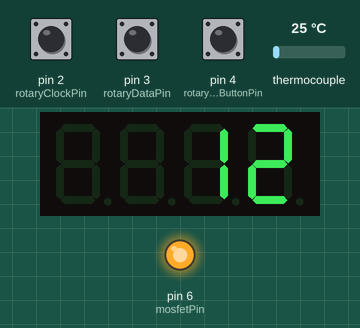
Bench run of a sketch on a simulated Arduino Uno, built with avr-gcc and run on an emulated ATmega328P. Shown: 4-digit seven-segment display, output pins drawn as LEDs (lit = HIGH). Inputs (shaded band) come from the test bench; at power-on: thermocouple 25 °C, pin 4 (rotaryToggleButtonPin) HIGH, pin 2 (rotaryClockPin) HIGH, pin 3 (rotaryDataPin) HIGH.

Above: at 1.2 s.
1.3 s: thermocouple set to 6 °C
At 2.7 s:
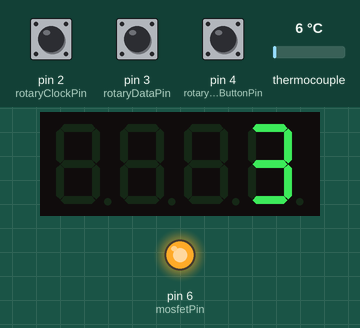
3.0 s: pin 4 (rotaryToggleButtonPin) pulled LOW for 0.15 s
At 4.1 s:
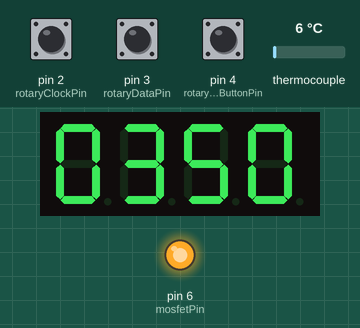
Timing chart, 0 to 6.0 s (numbered marks = the images above; inputs shaded):
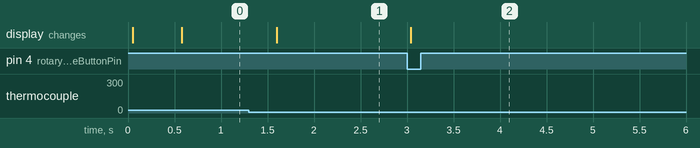

The sketch:

adjustable-soldering-iron.ino
```cpp
// (licence header left out)
//Display library
//https://github.com/avishorp/TM1637
#include <TM1637Display.h>
//Temperature library
//https://github.com/adafruit/MAX6675-library
#include <max6675.h>


//Customise your stuff here
double curveValue = 0.5;
int roundTemperatureValue = 5;
int temperatureReadDelay = 500;
int configuredTemperature = 350;


//Pins
int rotaryClockPin = 2;
int rotaryDataPin = 3;
int rotaryToggleButtonPin = 4;
int mosfetPin = 6;
int displayClockPin = 9;
int displayDataPin = 10;
int thermoSOPin = A0;
int thermoCSPin = A1;
int thermoClockPin = A2;


//Other variables
unsigned long temperatureReadTimer;
int valueToDisplay = 0;
int currentTemp = 0;
bool showActualTemp = true;
bool rotaryButtonIsReleased = true;
int rotaryState = 0;
int rotaryPrevState = 0;
int nextEncoderState[4] = { 2, 0, 3, 1 };
int prevEncoderState[4] = { 1, 3, 0, 2 };


//Initialise components
TM1637Display display(displayClockPin, displayDataPin);
MAX6675 thermocouple(thermoClockPin, thermoCSPin, thermoSOPin);


void setup() {
  //Activate the display
  for (byte i = 0; i < 4; i++) {
    display.setSegments(0, 1, i);
  }
  display.setBrightness(0x0C);
  //Activate the pins
  pinMode(mosfetPin, OUTPUT);
  pinMode(rotaryClockPin, INPUT);
  pinMode(rotaryDataPin, INPUT);
  pinMode(rotaryToggleButtonPin, INPUT_PULLUP);
  digitalWrite(mosfetPin, HIGH);
  digitalWrite(rotaryDataPin, HIGH);
  digitalWrite(rotaryClockPin, HIGH);
  //Start temperature timer
  temperatureReadTimer = millis();
}


void loop() {
  //Update the current temperature on a slow timer (not every loop)
  if (millis() > temperatureReadTimer + temperatureReadDelay) {
    updateActualTemp();
  }
  //Toggle between actual current temperature and the configured temperature
  if (digitalRead(rotaryToggleButtonPin) == HIGH) {
    rotaryButtonIsReleased = true;
  } else {
    if (rotaryButtonIsReleased) {
      showActualTemp = !showActualTemp;
      rotaryButtonIsReleased = false;
    }
  }
  //Show the actual current temperature or the configured temperature
  if (showActualTemp) {
    display.showNumberDec(currentTemp);
  } else {
    updateConfiguredTemp();
    display.showNumberDec(configuredTemperature, true);
  }
  //Enable or disable the soldering iron
  if (currentTemp >= configuredTemperature) {
    digitalWrite(mosfetPin, LOW);
  } else {
    digitalWrite(mosfetPin, HIGH);
  }
}


void updateConfiguredTemp() {
  //Read the configured temperature from the rotary
  rotaryState = (digitalRead(rotaryClockPin) << 1) | digitalRead(rotaryDataPin);
  if (rotaryState != rotaryPrevState) {
    if (rotaryState == nextEncoderState[rotaryPrevState]) {
      configuredTemperature = configuredTemperature + 5;
    } else if (rotaryState == prevEncoderState[rotaryPrevState]) {
      configuredTemperature = configuredTemperature - 5;
    }
    if (configuredTemperature > 420) {
      configuredTemperature = 420;
    }
    if (configuredTemperature < 0) {
      configuredTemperature = 0;
    }
    rotaryPrevState = rotaryState;
  }
}


void updateActualTemp() {
  //read and round the temperature
  int celsius = thermocouple.readCelsius();
  currentTemp = round(celsius * curveValue * roundTemperatureValue) / roundTemperatureValue;
  temperatureReadTimer = millis();
}
```

Measured:
- after the input at 1.3 s, the display: changes after 0.30 s (image 1)
- after the input at 3.0 s, the display: changes at once (image 2)
